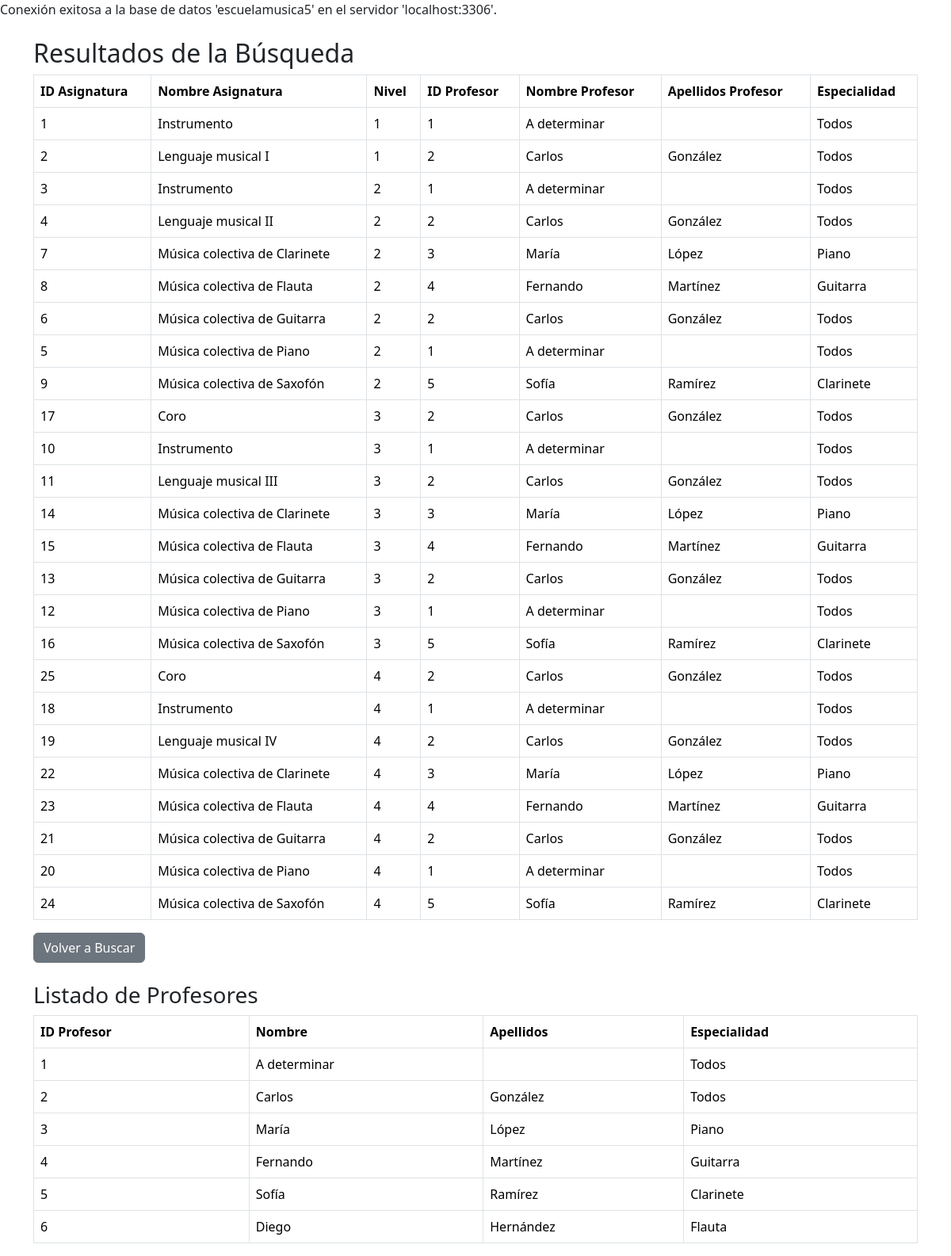
The app's page /asignaturas/procesar_listaAsigProf2.php with its own data.
### tables this page shows
CREATE TABLE Asignaturas (
    id_asignatura INT AUTO_INCREMENT PRIMARY KEY,
    nombre VARCHAR(100) NOT NULL,
    nivel TINYINT NOT NULL,
    tipo ENUM('Individual', 'Colectiva') NOT NULL,
    id_profesor INT DEFAULT 1,
    id_especialidad INT,
    FOREIGN KEY (id_profesor) REFERENCES Profesores(id_profesor) ON DELETE SET NULL,
    FOREIGN KEY (id_especialidad) REFERENCES Especialidades(id_especialidad) ON DELETE SET NULL
);

CREATE TABLE Profesores (
    id_profesor INT AUTO_INCREMENT PRIMARY KEY,
    dni VARCHAR(9) NOT NULL UNIQUE,   
    nombre VARCHAR(100) NOT NULL,
    apellidos VARCHAR(100) NOT NULL,
    id_especialidad INT,
    telefono VARCHAR(15),
    email VARCHAR(100),
    FOREIGN KEY (id_especialidad) REFERENCES Especialidades(id_especialidad)
);

CREATE TABLE Especialidades (
    id_especialidad INT AUTO_INCREMENT PRIMARY KEY,
    nombre VARCHAR(100) NOT NULL UNIQUE
);

### asignaturas/procesar_listaAsigProf2.php (the view, shortened to what this page needs)
<!DOCTYPE html>
<html lang="es">
<head>
    <link href="../css/bootstrap.min.css" rel="stylesheet">
</head>
<body>
<?php
include('../includes/conexion.php');
$sql = "SELECT
            A.id_asignatura AS id_asig,
            A.nombre AS nombre_asignatura,
            A.nivel,
            P.id_profesor AS id_prof,
            P.nombre AS nombre_profesor,
            P.apellidos AS apellido_profesor,
            E.nombre AS especialidad_profesor
        FROM
            Asignaturas A
        JOIN
            Profesores P ON A.id_profesor = P.id_profesor
        JOIN
            Especialidades E ON P.id_especialidad = E.id_especialidad
        WHERE 1=1";
$sql .= " ORDER BY A.nivel, A.nombre";
$resultado = mysqli_query($conexion, $sql);
if (mysqli_num_rows($resultado) > 0) {
    echo "<div class='container mt-4'>";
    echo "<h2>Resultados de la Búsqueda</h2>";
    echo "<table class='table table-bordered'>";
    echo "<thead><tr><th>ID Asignatura</th><th>Nombre Asignatura</th><th>Nivel</th><th>ID Profesor</th><th>Nombre Profesor</th><th>Apellidos Profesor</th><th>Especialidad</th></tr></thead>";
    echo "<tbody>";
    while ($row = mysqli_fetch_assoc($resultado)) {
        echo "<tr>";
        echo "<td>" . $row['id_asig'] . "</td>";
        echo "<td>" . $row['nombre_asignatura'] . "</td>";
        echo "<td>" . $row['nivel'] . "</td>";
        echo "<td>" . $row['id_prof'] . "</td>";
        echo "<td>" . $row['nombre_profesor'] . "</td>";
        echo "<td>" . $row['apellido_profesor'] . "</td>";
        echo "<td>" . $row['especialidad_profesor'] . "</td>";
        echo "</tr>";
    }
    echo "</tbody></table>";
    echo "<a href='listasFiltroAsigProf.php' class='btn btn-secondary'>Volver a Buscar</a>";
    echo "</div>";
} else {
    echo "<div class='container mt-4'>";
    echo "<div class='alert alert-warning' role='alert'>No se encontraron asignaturas que coincidan con los criterios de búsqueda.</div>";
    echo "<a href='listasFiltroAsigProf.php' class='btn btn-secondary'>Volver a Buscar</a>";
    echo "</div>";
}
$sql_profesores = "SELECT
                        P.id_profesor,
                        P.nombre,
                        P.apellidos,
                        E.nombre AS especialidad
                    FROM
                        Profesores P
                    JOIN
                        Especialidades E ON P.id_especialidad = E.id_especialidad";
$resultado_profesores = mysqli_query($conexion, $sql_profesores);
echo "<div class='container mt-4'>";
echo "<h3>Listado de Profesores</h3>";
if (mysqli_num_rows($resultado_profesores) > 0) {
    echo "<table class='table table-bordered'>";
    echo "<thead><tr><th>ID Profesor</th><th>Nombre</th><th>Apellidos</th><th>Especialidad</th></tr></thead>";
    echo "<tbody>";
    while ($profesor = mysqli_fetch_assoc($resultado_profesores)) {
        echo "<tr>";
        echo "<td>" . $profesor['id_profesor'] . "</td>";
        echo "<td>" . $profesor['nombre'] . "</td>";
        echo "<td>" . $profesor['apellidos'] . "</td>";
        echo "<td>" . $profesor['especialidad'] . "</td>";
        echo "</tr>";
    }
    echo "</tbody></table>";
} else {
    echo "<div class='alert alert-warning' role='alert'>No se encontraron profesores registrados.</div>";
}
echo "</div>";
?>
</body>
</html>
</body>
</html>

### records on screen
asignaturas: id_asignatura "1", nombre "Instrumento", nivel "1", id_profesor.id_profesor "1", id_profesor.nombre "A determinar", id_especialidad.nombre "Todos"
asignaturas: id_asignatura "2", nombre "Lenguaje musical I", nivel "1", id_profesor.id_profesor "2", id_profesor.nombre "Carlos", id_profesor.apellidos "González", especialidades.nombre "Todos"
asignaturas: id_asignatura "3", nombre "Instrumento", nivel "2", id_profesor.id_profesor "1", id_profesor.nombre "A determinar", id_especialidad.nombre "Todos"
asignaturas: id_asignatura "4", nombre "Lenguaje musical II", nivel "2", id_profesor.id_profesor "2", id_profesor.nombre "Carlos", id_profesor.apellidos "González", especialidades.nombre "Todos"
asignaturas: id_asignatura "7", nombre "Música colectiva de Clarinete", nivel "2", id_profesor.id_profesor "3", id_profesor.nombre "María", id_profesor.apellidos "López", especialidades.nombre "Piano"
asignaturas: id_asignatura "8", nombre "Música colectiva de Flauta", nivel "2", id_profesor.id_profesor "4", id_profesor.nombre "Fernando", id_profesor.apellidos "Martínez", especialidades.nombre "Guitarra"
asignaturas: id_asignatura "6", nombre "Música colectiva de Guitarra", nivel "2", id_profesor.id_profesor "2", id_profesor.nombre "Carlos", id_profesor.apellidos "González", especialidades.nombre "Todos"
asignaturas: id_asignatura "5", nombre "Música colectiva de Piano", nivel "2", id_profesor.id_profesor "1", id_profesor.nombre "A determinar", id_especialidad.nombre "Todos"
asignaturas: id_asignatura "9", nombre "Música colectiva de Saxofón", nivel "2", id_profesor.id_profesor "5", id_profesor.nombre "Sofía", id_profesor.apellidos "Ramírez", especialidades.nombre "Clarinete"
asignaturas: id_asignatura "17", nombre "Coro", nivel "3", id_profesor.id_profesor "2", id_profesor.nombre "Carlos", id_profesor.apellidos "González", especialidades.nombre "Todos"
asignaturas: id_asignatura "10", nombre "Instrumento", nivel "3", id_profesor.id_profesor "1", id_profesor.nombre "A determinar", id_especialidad.nombre "Todos"
asignaturas: id_asignatura "11", nombre "Lenguaje musical III", nivel "3", id_profesor.id_profesor "2", id_profesor.nombre "Carlos", id_profesor.apellidos "González", especialidades.nombre "Todos"
asignaturas: id_asignatura "14", nombre "Música colectiva de Clarinete", nivel "3", id_profesor.id_profesor "3", id_profesor.nombre "María", id_profesor.apellidos "López", especialidades.nombre "Piano"
asignaturas: id_asignatura "15", nombre "Música colectiva de Flauta", nivel "3", id_profesor.id_profesor "4", id_profesor.nombre "Fernando", id_profesor.apellidos "Martínez", especialidades.nombre "Guitarra"
asignaturas: id_asignatura "13", nombre "Música colectiva de Guitarra", nivel "3", id_profesor.id_profesor "2", id_profesor.nombre "Carlos", id_profesor.apellidos "González", especialidades.nombre "Todos"
asignaturas: id_asignatura "12", nombre "Música colectiva de Piano", nivel "3", id_profesor.id_profesor "1", id_profesor.nombre "A determinar", id_especialidad.nombre "Todos"
asignaturas: id_asignatura "16", nombre "Música colectiva de Saxofón", nivel "3", id_profesor.id_profesor "5", id_profesor.nombre "Sofía", id_profesor.apellidos "Ramírez", especialidades.nombre "Clarinete"
asignaturas: id_asignatura "25", nombre "Coro", nivel "4", id_profesor.id_profesor "2", id_profesor.nombre "Carlos", id_profesor.apellidos "González", especialidades.nombre "Todos"
asignaturas: id_asignatura "18", nombre "Instrumento", nivel "4", id_profesor.id_profesor "1", id_profesor.nombre "A determinar", id_especialidad.nombre "Todos"
asignaturas: id_asignatura "19", nombre "Lenguaje musical IV", nivel "4", id_profesor.id_profesor "2", id_profesor.nombre "Carlos", id_profesor.apellidos "González", especialidades.nombre "Todos"
asignaturas: id_asignatura "22", nombre "Música colectiva de Clarinete", nivel "4", id_profesor.id_profesor "3", id_profesor.nombre "María", id_profesor.apellidos "López", especialidades.nombre "Piano"
asignaturas: id_asignatura "23", nombre "Música colectiva de Flauta", nivel "4", id_profesor.id_profesor "4", id_profesor.nombre "Fernando", id_profesor.apellidos "Martínez", especialidades.nombre "Guitarra"
asignaturas: id_asignatura "21", nombre "Música colectiva de Guitarra", nivel "4", id_profesor.id_profesor "2", id_profesor.nombre "Carlos", id_profesor.apellidos "González", especialidades.nombre "Todos"
asignaturas: id_asignatura "20", nombre "Música colectiva de Piano", nivel "4", id_profesor.id_profesor "1", id_profesor.nombre "A determinar", id_especialidad.nombre "Todos"
asignaturas: id_asignatura "24", nombre "Música colectiva de Saxofón", nivel "4", id_profesor.id_profesor "5", id_profesor.nombre "Sofía", id_profesor.apellidos "Ramírez", especialidades.nombre "Clarinete"
profesores: id_profesor "1", nombre "A determinar", id_especialidad.nombre "Todos"
profesores: id_profesor "2", nombre "Carlos", apellidos "González", id_especialidad.nombre "Todos"
profesores: id_profesor "3", nombre "María", apellidos "López", id_especialidad.nombre "Piano"
profesores: id_profesor "4", nombre "Fernando", apellidos "Martínez", id_especialidad.nombre "Guitarra"
profesores: id_profesor "5", nombre "Sofía", apellidos "Ramírez", id_especialidad.nombre "Clarinete"
profesores: id_profesor "6", nombre "Diego", apellidos "Hernández", id_especialidad.nombre "Flauta"

### other values on screen
$nombre_base_datos "escuelamusica5"
$servidor "localhost:3306"
